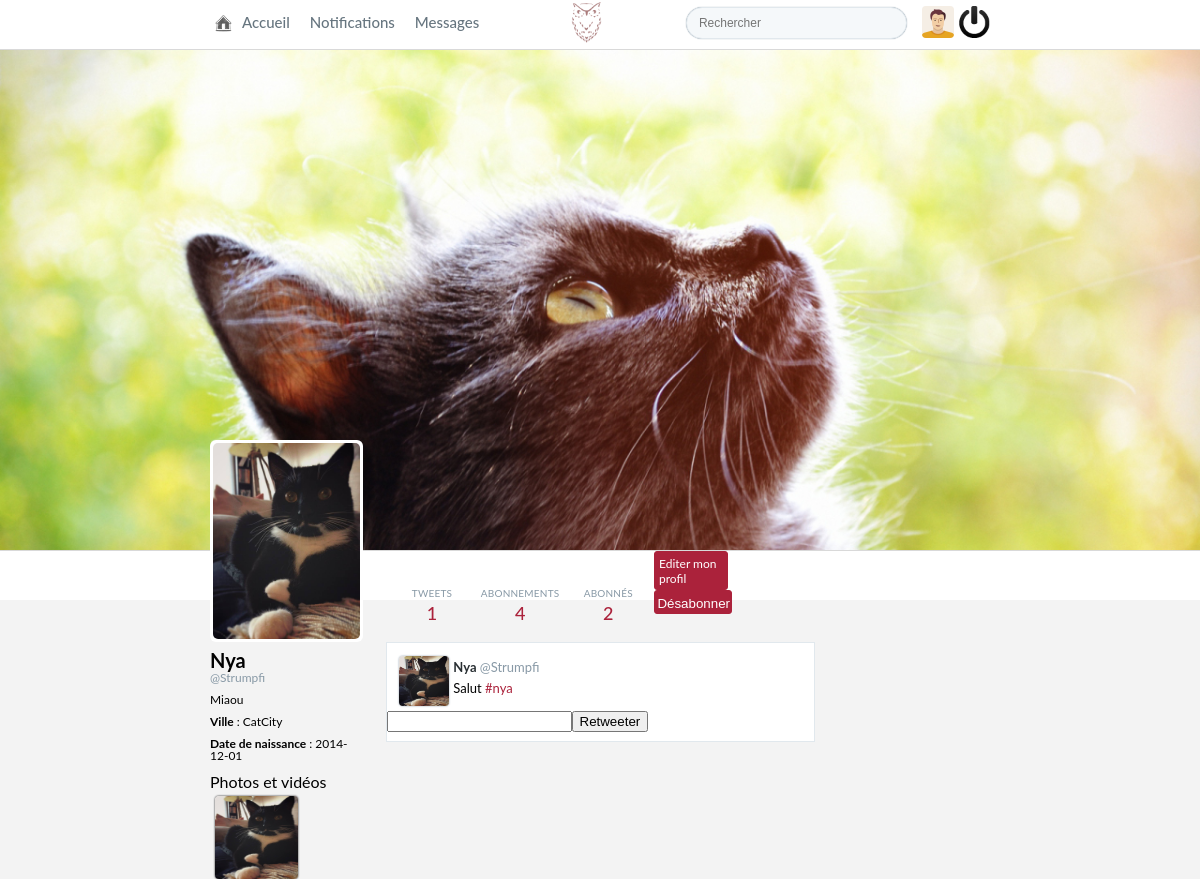
Screenshot of /controller/profil.php?id=1 (signed in) with the database file from the repository.
### tables this page shows
CREATE TABLE IF NOT EXISTS `users` (
  `id_user` int(11) NOT NULL COMMENT 'ID utilisateur',
  `username` varchar(255) NOT NULL COMMENT 'nom de l''utilsateur',
  `nickname` varchar(255) NOT NULL COMMENT 'Pseudo de la personne(Nom complet sur tweeter)',
  `password` text NOT NULL COMMENT 'Mot de passe',
  `avatar` text NOT NULL COMMENT 'avatar',
  `email` text NOT NULL COMMENT 'email',
  `cover` text NOT NULL COMMENT 'image de banniere',
  `phone` text NOT NULL COMMENT 'numéro de téléphone',
  `website` text NOT NULL COMMENT 'url du site web lié au compte',
  `registration_token` text NOT NULL COMMENT 'token pour l''activation par mail',
  `birthdate` date NOT NULL COMMENT 'date de naissance',
  `private` tinyint(1) NOT NULL COMMENT 'status du compte si privée ou non',
  `token_cookie` text NOT NULL COMMENT 'token pour la fonction : se souvenir de moi (afin d''éviter la reconnexion)',
  `location` text NOT NULL COMMENT 'Lieu',
  `activated` tinyint(1) NOT NULL COMMENT 'statut de l''activation',
  `biography` text NOT NULL COMMENT 'Biographie',
  `creation_date` date NOT NULL COMMENT 'Date et heure de la création du compte'
);

CREATE TABLE IF NOT EXISTS `tweets` (
  `id_tweet` int(11) NOT NULL COMMENT 'id du tweet',
  `id_user` int(11) NOT NULL COMMENT 'id de l''utilisateur',
  `content` text NOT NULL COMMENT 'contenue',
  `creation_date` datetime NOT NULL COMMENT 'Date de création',
  `media` text NOT NULL COMMENT 'Media',
  `deleted` tinyint(1) NOT NULL COMMENT 'Statut de la suppression',
  `is_origin` int(11) NOT NULL COMMENT 'Parent(Si définis retweet)',
  `is_reply` tinyint(1) NOT NULL COMMENT 'Si definis alors c''est un réponse',
  `location` text NOT NULL COMMENT 'Localisation'
);

### include/results.php (called while the page is built, shortened)
<?php
$db = App::getDatabase();
$auth = App::getAuth();
$auth->restrict();
$user_id = $_SESSION['auth']->id_user;
$info_user = $auth->checkId($db, $user_id);
if(isset($_GET['id'])) {
	$getId = htmlspecialchars($_GET['id']);
	$user_id_profil = $auth->checkId($db, $getId);
	$id = $getId;
	$user = $user_id_profil;
}
else {
	$id = $user_id;
	$user = $info_user;
}
$tweet = new Tweet($id);
$follow = new Follow($_SESSION['auth']);
$count_tweet = $tweet->countTweet($db, $id);
$count_follower = $follow->countFollower($db, $id);
$count_following = $follow->countFollowing($db, $id);

### class/App.php (called while the page is built, shortened)
<?php
class App {
    static $db = null;
    static function getDatabase() {
        if(!self::$db) {
            self::$db = new Database('root', '', 'common-database');
        }
        return self::$db;
    }
    static function getAuth() {
        return new Auth(Session::getInstance(), ['restriction' => "Vous n'avez pas la permission d'acceder a cette page" ]);
    }
}

### class/Database.php (called while the page is built, shortened)
<?php
class Database {
    private $pdo;
    public function __construct($login, $password, $database_name, $host = 'localhost') {
        $this->pdo = new PDO("mysql:dbname=$database_name;host=$host", $login, $password, array(PDO::MYSQL_ATTR_USE_BUFFERED_QUERY => true));
        $this->pdo->setAttribute(PDO::ATTR_ERRMODE, PDO::ERRMODE_EXCEPTION);
        $this->pdo->setAttribute(PDO::ATTR_DEFAULT_FETCH_MODE, PDO::FETCH_OBJ);
        $this->pdo->query("SET NAMES 'utf8'");
    }
    public function query($query, $params = false) {
        if($params){
            $req = $this->pdo->prepare($query);
            $req->execute($params);
        } else {
            $req = $this->pdo->query($query);
        }
        return $req;
    }
}

### class/Auth.php (called while the page is built, shortened)
<?php
class Auth {
    public function checkId($db, $user_id) {
        return $db->query('SELECT * FROM users WHERE id_user = ?', [$user_id])->fetch();
    }
}

### class/Session.php (called while the page is built, shortened)
<?php
class Session {
    static $instance;
    static function getInstance() {
        if(!self::$instance){
            self::$instance = new Session();
        }
        return self::$instance;
    }
}

### class/Follow.php (called while the page is built, shortened)
<?php
class Follow extends Auth {
	public function countFollower($db, $user_id) {
        return $db->query('SELECT COUNT(id_user) AS count_follower FROM followers WHERE id_user = ? AND date_follow > 0', [$user_id])->fetch();
    }
    public function countFollowing($db, $user_id) {
        return $db->query('SELECT COUNT(id_follower) AS count_following FROM followers WHERE id_follower = ? AND date_follow > 0', [$user_id])->fetch();
    }
}

### view/profil.php (the view, shortened to what this page needs)
<!DOCTYPE html>
<html>
<head>
	<link type= "text/css" rel="stylesheet" href="../view/front/style.css"/>
</head>
<body>
	<?php include '../include/header.php'; ?>
	<div class="profil-container">
		<div class="cover-profil">
			<img src="<?= $user->cover; ?>" alt="<?= $user->cover; ?>">
		</div>
		<div class="profil-stats-container">
			<div class="profil-stats">
				<a title="Tweets" href="profil.php?id=<?php echo $id; ?>">
					<span class="describ-stats">Tweets</span>
					<span class="number-stats"><?php echo $count_tweet->count_tweet; ?></span>
				</a>
				<a title="Abonnements" href="following.php?id=<?php echo $id; ?>">
					<span class="describ-stats">Abonnements</span>
					<span class="number-stats"><?php echo $count_following->count_following; ?></span>
				</a>
				<a title="Abonnés" href="followers.php?id=<?php echo $id; ?>">
					<span class="describ-stats">Abonnés</span>
					<span id='abonne' class="number-stats"><?php echo $count_follower->count_follower; ?></span>
				</a>
				<div class="profil-stats-button">
					<a href="account.php" title="Profil et paramètres">Editer mon profil</a>
					<form name="defollows" class='defollows' action="#" method="POST">
						<input type="submit" name="defollow" value="Désabonner" />
					</form>
				</div>
			</div>
		</div>
		<div class="profil-body-container">
			<div class="avatar-profil">
				<img src="<?= $user->avatar; ?>" alt="<?= $user->avatar; ?>">
			</div>
			<div class="profil-desc-container">
				<div class="profil-desc">
					<h2><a href="profil.php?id=<?php echo $user_id; ?>" title=""><?php echo ucfirst($user->nickname); ?></a></h2>
					<h3><a href="profil.php?id=<?php echo $user_id; ?>" title ="">@<?php echo $user->username; ?></a></h3>
					<p><?php echo $user->biography; ?></p>
					<p><strong>Ville </strong> : <?php echo $user->location; ?></p>
					<p><strong>Date de naissance </strong> : <?php echo $user->birthdate; ?></p>
				</div>
				<div class="profil-pic-share">
					<p><a href="#" title="Photos et vidéos">Photos et vidéos</a></p>
					<div class="profil-pic-container">
						<img class="all-pic-profil" src="<?= $user->avatar; ?>" alt="<?= $user->avatar; ?>">
					</div>
				</div>
			</div>
			<div class="myTweet-profil">
				<?php echo $tweets; ?>
			</div>
		</div>
	</div>
</body>
</html>

### controller/profil.php (shortened to what this page needs)
<?php
require_once '../include/results.php';
$mytweets = $tweet->getUserTweets($db, $getId);
$tweets = '';
foreach ($mytweets as $mytweet) {
	$tweets .= $tweet->display($mytweet, $user);
}
require_once '../view/profil.php';

### class/Tweet.php (shortened to what this page needs)
<?php
class Tweet {
    private $_db;
    function __construct($id_user = null, $id_tweet = null) {
        $this->_db = App::getDatabase();
    }
    public function extractUrl($db, $content) {
        $content = str_replace( "www.", "http://www.", $content );
        $content = str_replace( "http://http://www.", "http://www.", $content );
        $content = str_replace( "https://http://www.", "https://www.", $content);
        $reg_exUrl = "/(http|https|ftp|ftps)?\:\/\/[a-zA-Z0-9\-\.]+\.[a-zA-Z]{2,3}(\/\S*)?/";
       return $content;
   }
public function tag($db, $id_tweet) {
    $info_tag = $db->query("SELECT * FROM tags INNER JOIN hashtags ON tags.id_tag = hashtags.id_tag INNER JOIN tweets ON hashtags.id_tweet = tweets.id_tweet WHERE hashtags.id_tweet = ?", [$id_tweet])->fetchAll();
    if(!empty($info_tag)) {
        $all_tag = [];
        foreach ($info_tag as $tags) {
            $get_tag = str_ireplace("#", "%23", $tags->tag);
            array_push($all_tag, '<a class="hashtag" href="search.php?search='.$get_tag.'" title="'.$get_tag.'">'.$tags->tag.'</a>');
        }
        $string_tag = implode(' ', $all_tag);
        return $string_tag;
    } else {
        return $tag = '';
    }
}
public function enfant($origin) {
    return $this->_db->query("SELECT * FROM tweets where is_origin = ?", [$origin])->fetchAll();
}
public function display($info_tweet, $info_user) {
    if(!empty($info_tweet->media)) {
        $media ='<div class="img-tweet"><a href="#" title="'.$info_tweet->media.'"><img src='.$info_tweet->media.' alt='.$info_tweet->media.'></a></div>';
    }
    else {
        $media = '';
    }
    if(!empty($info_tweet->is_origin)) {
        $origin = '<p class="retweeteur">@'.$info_user->username.' a retweeter</p>';
        $tweet_papa =  $this->checkTweet($this->_db, $info_tweet->is_origin);
        $info_user = $this->_db->query('SELECT * FROM users WHERE id_user = ?', [$tweet_papa->id_user])->fetch();
        $but_retweet = '';
    } else {
        if($info_tweet->id_user == $_SESSION['auth']->id_user) {
            $but_retweet = '';
        } else {
            $enfants = $this->enfant($info_tweet->id_tweet);
            $but_retweet = '<input type="text" name="comment_retweet"><input type="submit" name="retweeter" value="Retweeter">';
        }
        $origin = '';
    }
    $tag = $this->tag($this->_db, $info_tweet->id_tweet);
    $extractUrl = $this->extractUrl($this->_db, $info_tweet->content);
    if(!empty($extractUrl)) {
        $info_tweet->content = $extractUrl;
    }
    $info_tweet->content = preg_replace("/(#\w+)/", $tag, $info_tweet->content);
    return $display =
    '<div class="container-tweet-following"><div class="tweet-following">'.$origin.'
    <a class="name-tweet-following" href="profil.php?id='.$info_user->id_user.'" title="'.$info_user->id_user.'"><img class="profil-pic-tweet" src='.$info_user->avatar.' alt='.$info_user->avatar.'><h2>'.$info_user->nickname.'</h2> @'.$info_user->username.'</a>
    <p class="content">'.$info_tweet->content.'</p></div>'
    .$media.
    '<form action="#" method="POST">
    <input type="hidden" name="id_tweet" value="'.$info_tweet->id_tweet.'">
    <input type="hidden" name="id_user" value="'.$info_user->id_user.'">'.$but_retweet.'
</form></div>';
}
public function getUserTweets($db, $user_id) {
    return $db->query("SELECT * FROM tweets WHERE id_user = ? ORDER BY creation_date DESC LIMIT 0, 10", [$user_id])->fetchAll();
}
public function countTweet($db, $user_id) {
    return $db->query('SELECT COUNT(id_tweet) AS count_tweet FROM tweets WHERE id_user = ?', [$user_id])->fetch();
}
}
?>

### include/header.php (shortened to what this page needs)
<header class="header-timeline">
	<div class="header-timeline-menu">
		<ul>
			<li><a href="accueil.php" title="Accueil"><span class="icon-home"></span><span>Accueil</span></a></li>
			<li><a href="notification.php" title="Notifications"><span class="icon-notif"></span><span>Notifications</span></a></li>
			<li><a href="message.php" title="Messages"><span class="icon-msg"></span><span>Messages</span></a></li>
		</ul>
		<div class="header-timeline-search">
			<form action="../controller/search.php" method="GET">
				<input type="search" name="search" id="search" placeholder="Rechercher">
			</form>
			<a href="account.php" title="Profil et paramètres"><img src='<?= $info_user->avatar; ?>' alt="fox"></a>
			<a href="../view/logout.php"><img src="../view/img/icon/logout.png" alt="Se déconnecter"></a>
		</div>
	</div>
	<h1><span class="icon"></span></h1>
</header>

### rows the page displays
users: avatar (placeholder picture)
users: cover (picture), avatar (picture), nickname "Nya", username "Strumpfi", biography "Miaou", location "CatCity", birthdate "2014-12-01"
tweets: id_user.avatar (picture), id_user.nickname "Nya", id_user.username "Strumpfi"

### other values shown
$count_tweet->count_tweet "1"
$count_following->count_following "4"
$count_follower->count_follower "2"
